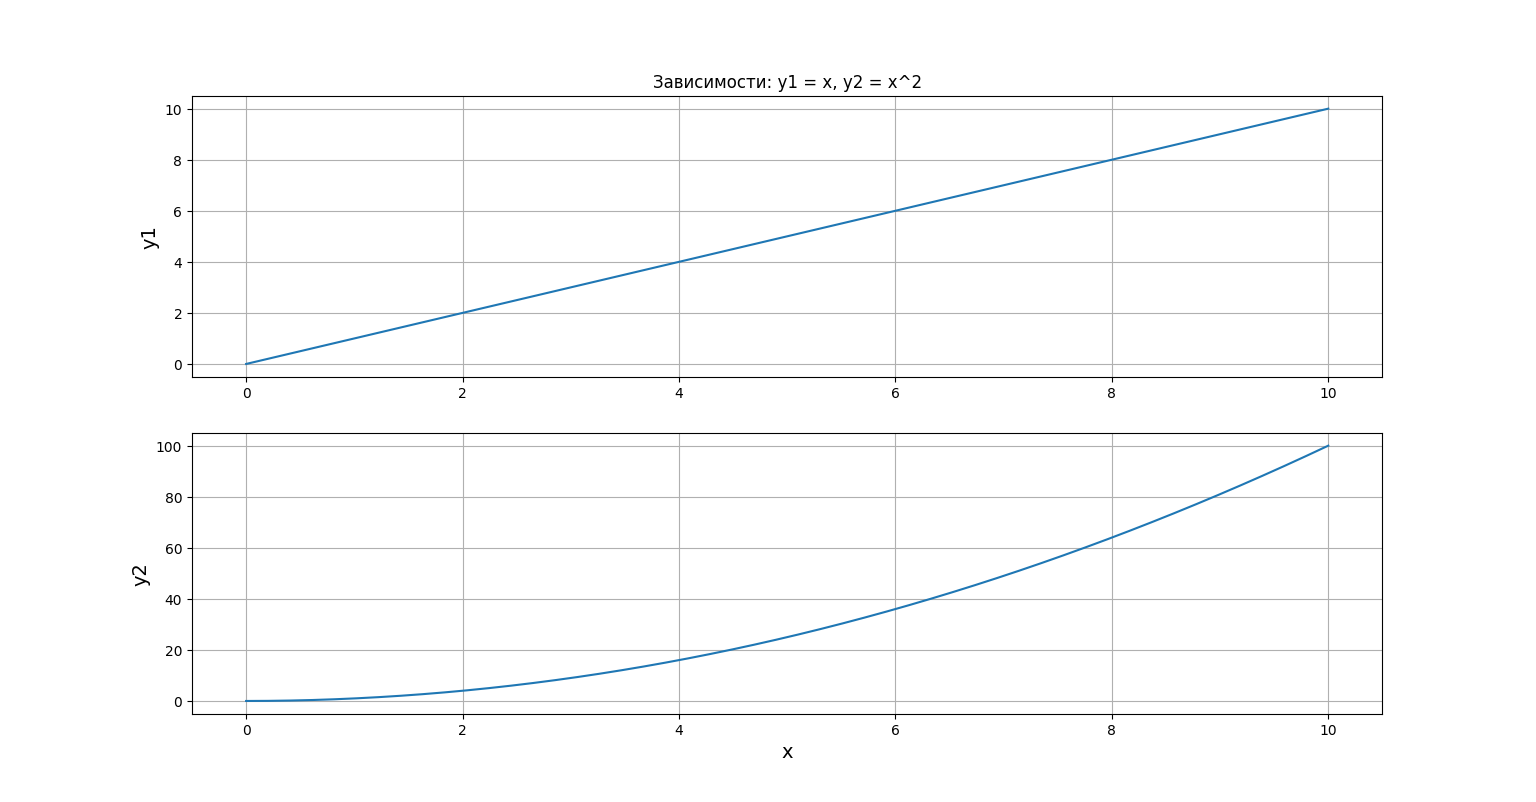

Reproduce this figure in Python.
import numpy as np
import matplotlib.pyplot as plt
x = np.linspace(0, 10, 50)
y1 = x
# Квадратичная зависимость
y2 = [i**2 for i in x]
# Построение графиков
plt.figure(figsize=(9, 9))
plt.subplot(2, 1, 1)
plt.plot(x, y1) # построение графика
plt.title('Зависимости: y1 = x, y2 = x^2') # заголовок
plt.ylabel('y1', fontsize=14) # ось ординат
plt.grid(True) # включение отображение сетки
plt.subplot(2, 1, 2)
plt.plot(x, y2) # построение графика
plt.xlabel('x', fontsize=14) # ось абсцисс
plt.ylabel('y2', fontsize=14) # ось ординат
plt.grid(True) # включение отображение сетки
plt.show()
